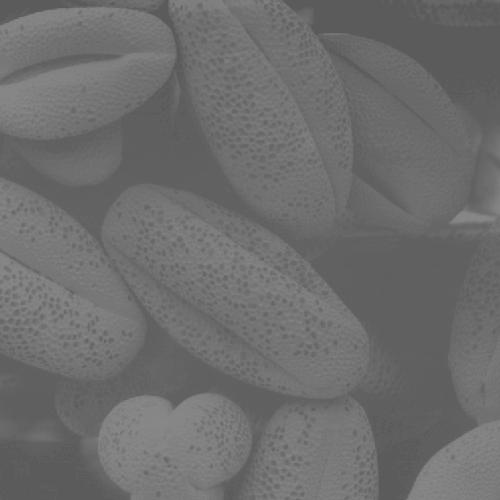
#> input picture Histogram Specification/Input.jpeg, 500 x 500 px
$ python -i mycanny.py   (imports and definitions only)   (older library calls are emulated)
#> lines starting #> are read from the running program, lines starting #| are printed output that depends on the picture
import numpy as np
from scipy import ndimage
from skimage import data
import cv2
import math
from matplotlib import pyplot as plt

def GaussianBlur(size, sigma=1):
    size = int(size) // 2
    x, y = np.mgrid[-size:size+1, -size:size+1]
    normal = 1 / (2.0 * np.pi * sigma**2)
    g = np.exp(-((x**2 + y**2) / (2.0*sigma**2))) * normal
    return g


def SobelFilter(image):
    Hx = np.array([[-1, 0, 1], [-2, 0, 2], [-1, 0, 1]], np.float32)
    Hy = np.array([[1, 2, 1], [0, 0, 0], [-1, -2, -1]], np.float32)

    Ix = ndimage.filters.convolve(image, Hx)
    Iy = ndimage.filters.convolve(image, Hy)

    img_sobelx = cv2.Sobel(image, cv2.CV_8U, 1, 0, ksize=5)
    img_sobely = cv2.Sobel(image, cv2.CV_8U, 0, 1, ksize=5)
    img_sobel = img_sobelx + img_sobely

    G = np.hypot(Ix, Iy)
    G = G / G.max() * 255
    theta = np.arctan2(Iy, Ix)

    return (img_sobel, theta)


def non_max_suppression(img, D):
    M, N = img.shape
    Z = np.zeros((M, N), dtype=np.int32)
    angle = D * 180. / np.pi
    angle[angle < 0] += 180

    for i in range(1, M - 1):
        for j in range(1, N - 1):
            try:
                q = 255
                r = 255

                # angle 0
                if (0 <= angle[i, j] < 22.5) or (157.5 <= angle[i, j] <= 180):
                    q = img[i, j + 1]
                    r = img[i, j - 1]
                # angle 45
                elif (22.5 <= angle[i, j] < 67.5):
                    q = img[i + 1, j - 1]
                    r = img[i - 1, j + 1]
                # angle 90
                elif (67.5 <= angle[i, j] < 112.5):
                    q = img[i + 1, j]
                    r = img[i - 1, j]
                # angle 135
                elif (112.5 <= angle[i, j] < 157.5):
                    q = img[i - 1, j - 1]
                    r = img[i + 1, j + 1]

                if (img[i, j] >= q) and (img[i, j] >= r):
                    Z[i, j] = img[i, j]
                else:
                    Z[i, j] = 0

            except IndexError as e:
                pass

    return Z


def threshold(img, lowThresholdRatio=0.05, highThresholdRatio=0.09):
    highThreshold = img.max() * highThresholdRatio;
    lowThreshold = highThreshold * lowThresholdRatio;

    M, N = img.shape
    res = np.zeros((M, N), dtype=np.int32)

    weak = np.int32(25)
    strong = np.int32(255)

    strong_i, strong_j = np.where(img >= highThreshold)
    zeros_i, zeros_j = np.where(img < lowThreshold)

    weak_i, weak_j = np.where((img <= highThreshold) & (img >= lowThreshold))

    res[strong_i, strong_j] = strong
    res[weak_i, weak_j] = weak

    return (res, weak, strong)

def hysteresis(img, weak, strong=255):
    M, N = img.shape
    for i in range(1, M-1):
        for j in range(1, N-1):
            if (img[i,j] == weak):
                try:
                    if ((img[i+1, j-1] == strong) or (img[i+1, j] == strong) or (img[i+1, j+1] == strong)
                        or (img[i, j-1] == strong) or (img[i, j+1] == strong)
                        or (img[i-1, j-1] == strong) or (img[i-1, j] == strong) or (img[i-1, j+1] == strong)):
                        img[i, j] = strong
                    else:
                        img[i, j] = 0
                except IndexError as e:
                    pass
    return img


def main_function(image):
    gaussianFilter = cv2.filter2D(image, -1, GaussianBlur(5))
    SobelImage, angle = SobelFilter(gaussianFilter)
    NonMaxSuppressedImage = non_max_suppression(SobelImage, angle)
    res, weak, strong = threshold(NonMaxSuppressedImage)
    hysteresisImage = hysteresis(res, weak, strong)
    return hysteresisImage

def return_all_images(image):
    gaussianFilter = cv2.filter2D(image, -1, GaussianBlur(5))
    SobelImage, angle = SobelFilter(gaussianFilter)
    NonMaxSuppressedImage = non_max_suppression(SobelImage, angle)
    res, weak, strong = threshold(NonMaxSuppressedImage)
    hysteresisImage = hysteresis(res, weak, strong)
    return gaussianFilter, SobelImage, NonMaxSuppressedImage, res, hysteresisImage

>>> import cv2
>>> picture = cv2.imread('../Histogram Specification/Input.jpeg', cv2.IMREAD_GRAYSCALE)
#> picture is the input picture: shape (500, 500); min 86, max 142, mean 109.1
>>> result = main_function(picture)
#> in SobelFilter, `Ix = ndimage.filters.convolve(image, Hx)`:
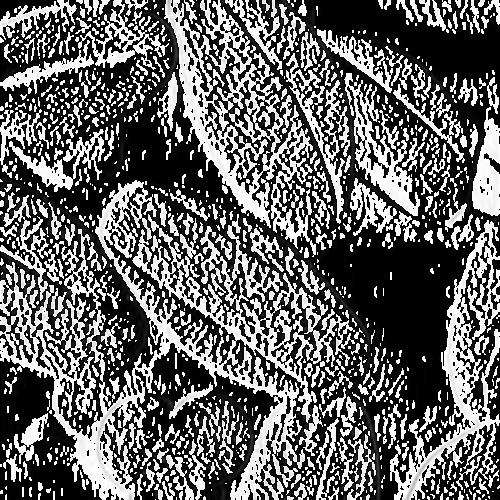
#> Ix: shape (500, 500); min 0, max 255, mean 100.4
#> in SobelFilter, `Iy = ndimage.filters.convolve(image, Hy)`:
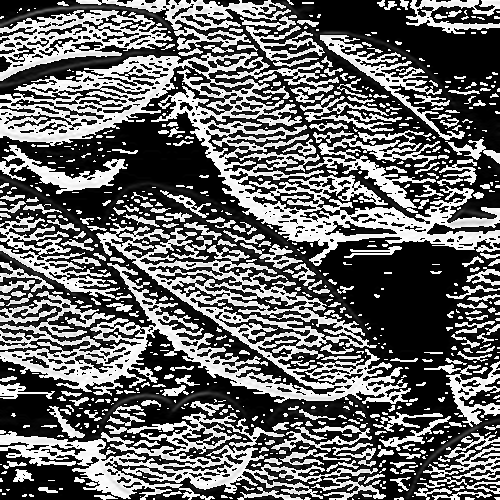
#> Iy: shape (500, 500); min 0, max 255, mean 103
#> in SobelFilter, `img_sobel = img_sobelx + img_sobely`:
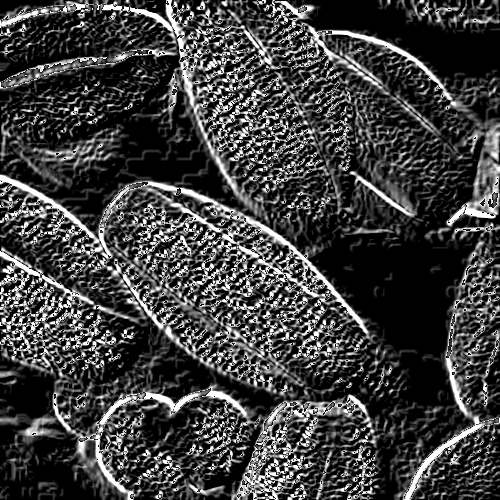
#> img_sobel: shape (500, 500); min 0, max 255, mean 63.4
#> in SobelFilter, `G = np.hypot(Ix, Iy)`:
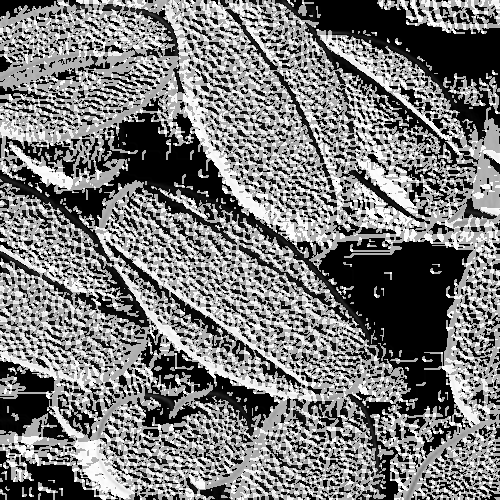
#> G: shape (500, 500) float16; min 0, max 360.5, mean 171.9; drawn with min black and max white
#> in SobelFilter, `theta = np.arctan2(Iy, Ix)`:
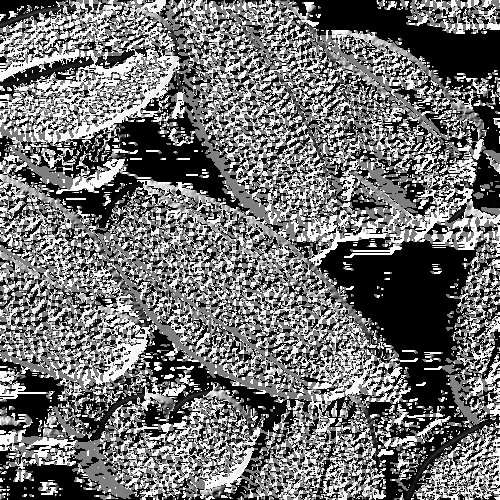
#> theta: shape (500, 500) float16; min 0, max 1.57, mean 0.694; drawn with min black and max white
#> after the loop in non_max_suppression, `for i in range(1, M - 1):`:
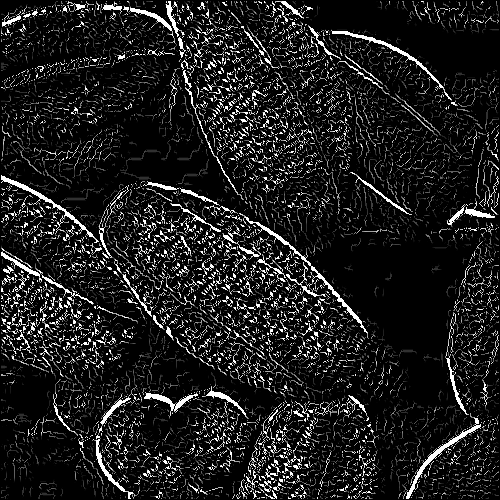
#> Z: shape (500, 500) int32; min 0, max 255, mean 30.1
#> in threshold, `highThreshold = img.max() * highThresholdRatio;`: highThreshold = 22.95
#> in threshold, `lowThreshold = highThreshold * lowThresholdRatio;`: lowThreshold = 1.15
#> in threshold, `weak_i, weak_j = np.where((img <= highThreshold) & (img >= lowThreshol..`: weak_i = 3591 values from 1 to 498; weak_j = 3591 values, max 498 at index 137, min 1 at index 60, mean 241
#> in main_function, `res, weak, strong = threshold(NonMaxSuppressedImage)`: weak = 25; strong = 255
#> after the loop in hysteresis, `for i in range(1, M-1):`:
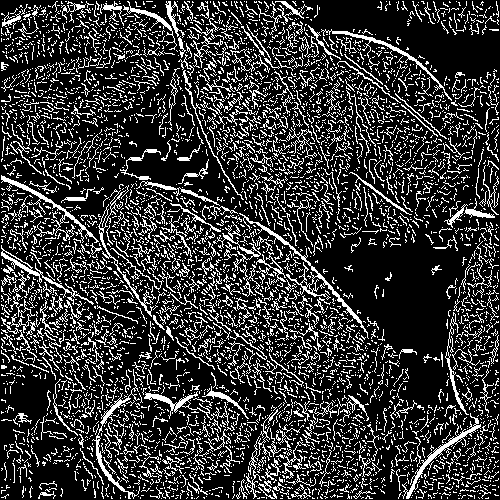
#> img: shape (500, 500) int32; 21% white in thin lines or dots
